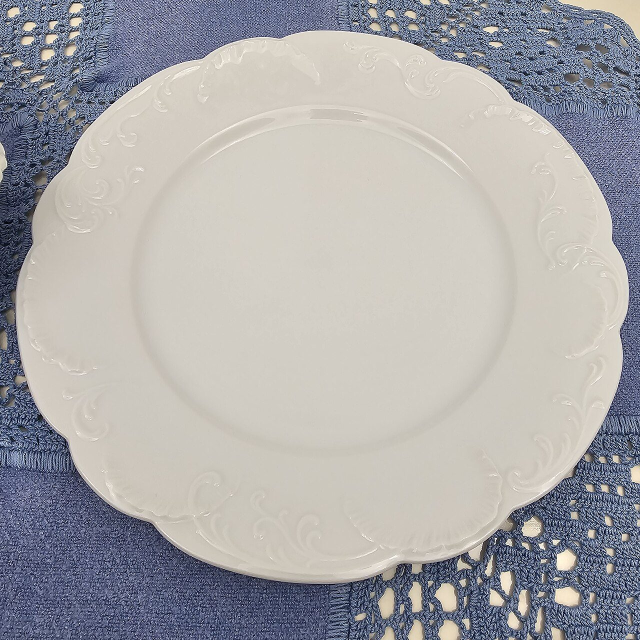
#> input picture data/photos/plate_intact.jpg, 1280 x 1280 px (shown at 1/2 size); its folder holds 3 pictures in this run
$ python make_derived_photos.py
#> lines starting #> are read from the running program, lines starting #| are printed output that depends on the picture
r"""Build the derived test photos from the real Commons photos in data/photos/.

Every file written to data/photos/derived/ is the REAL photo, transformed with Pillow, so a test can say "the buyer sent a
new photo of the same item" or "the buyer re-saved our listing photo" without us owning two real photographs of one
plate. The transform of each file is written to data/photos/derived/DERIVED.md. They are stand-ins, not new evidence.

Run:  .venv/Scripts/python.exe scripts/make_derived_photos.py
"""
from __future__ import annotations

import datetime as dt
from pathlib import Path

from PIL import Image, ImageEnhance, ImageFilter, ImageOps

PH = Path(__file__).resolve().parent.parent / "data" / "photos"
OUT = PH / "derived"


def _exif_bytes(when: str | None):
    if not when:
        return None
    ex = Image.Exif()
    ex[306] = when
    ex.get_ifd(0x8769)[36867] = when  # DateTimeOriginal
    return ex.tobytes()


def make(name, src, *, mirror=False, crop=1.0, rotate=0.0, bright=1.0, color=1.0, blur=0.0, width=800, quality=80, exif=None, note=""):
#> called with name = 'plate_ship.jpg', src = 'plate_intact.jpg', mirror = False, crop = 0.85, rotate = 4, bright = 1.08, color = 1, blur = 0
    im = Image.open(PH / src).convert("RGB")
#> im is the input picture: PIL image 1280x1280 RGB; mean R, G, B 169.8, 168.7, 170
    if mirror:
        im = ImageOps.mirror(im)
    if rotate:
        im = im.rotate(rotate, expand=False, resample=Image.BICUBIC)
    if crop < 1.0:
        w, h = im.size
#> w = 1280; h = 1280
        cw, ch = int(w * crop), int(h * crop)
#> cw = 1088; ch = 1088
        l, t = (w - cw) // 2, (h - ch) // 2
#> l = 96; t = 96
        im = im.crop((l, t, l + cw, t + ch))
#> im: PIL image 1088x1088 RGB
    im = ImageEnhance.Brightness(im).enhance(bright)
    im = ImageEnhance.Color(im).enhance(color)
    if blur:
        im = im.filter(ImageFilter.GaussianBlur(blur))
    if width and im.width > width:
        im = im.resize((width, round(im.height * width / im.width)), Image.LANCZOS)
#> im: PIL image 800x800 RGB
    kw = {"quality": quality}
    eb = _exif_bytes(exif)
    if eb:
        kw["exif"] = eb
    im.save(OUT / name, "JPEG", **kw)
    bits = [f"{k}={v}" for k, v in dict(mirror=mirror, crop=crop, rotate=rotate, bright=bright, color=color, blur=blur, width=width, quality=quality, exif=exif).items() if v not in (False, 0, 0.0, 1.0, None)]
    return f"| derived/{name} | {src} | {', '.join(bits)} | {note} |"


SPECS = [
    # --- held-out set (eval/photo_heldout.py) ---
    dict(name="plate_ship.jpg", src="plate_intact.jpg", rotate=4, crop=0.85, bright=1.08, note="our dispatch photo of the plate, taken at packing"),
    dict(name="plate_buyer_intact.jpg", src="plate_intact.jpg", mirror=True, crop=0.8, color=0.9, bright=0.95, note="buyer's own photo of an intact plate"),
    dict(name="plate_dmg_after.jpg", src="plate_cracked_2.jpg", exif="2026-11-02 10:12:00", note="buyer's damage photo, taken 2 Nov (after delivery)"),
    dict(name="plate_dmg_before.jpg", src="plate_cracked_2.jpg", exif="2026-10-12 08:30:00", note="same damage photo but its EXIF says 12 Oct (before delivery)"),
    dict(name="plate_dmg_reused.jpg", src="plate_cracked_2.jpg", quality=55, width=700, exif="2026-11-02 10:12:00", note="the same damage photo re-saved smaller, sent on a second dispute"),
    dict(name="plate_listing_copy.jpg", src="plate_intact.jpg", quality=60, width=640, note="our own listing photo, re-saved by the buyer"),
    dict(name="plate_dmg_blur.jpg", src="plate_cracked_2.jpg", blur=30, exif="2026-11-02 10:12:00", note="buyer damage photo, heavily blurred (cannot be judged)"),
    dict(name="plate_ship_cracked.jpg", src="plate_cracked_1.jpg", note="a dispatch photo that itself shows a cracked plate"),
    dict(name="mug_red_listing.jpg", src="mug_red.jpg", note="listing photo for the red mug"),
    dict(name="teapot_listing.jpg", src="teapot_intact.jpg", mirror=True, crop=0.9, note="the shop's own (different) listing photo of the teapot"),
    # --- dev set (eval/photo_cases.py) ---
    dict(name="mug_ship.jpg", src="mug_white.jpg", rotate=-3, crop=0.9, bright=1.05, note="our dispatch photo of the white mug"),
    dict(name="mug_buyer_intact.jpg", src="mug_white.jpg", mirror=True, crop=0.85, color=0.92, note="buyer's own photo of an intact white mug"),
    dict(name="mug_listing_copy.jpg", src="mug_white.jpg", quality=55, width=600, note="our own white-mug listing photo, re-saved by the buyer"),
    dict(name="cup_dmg_after.jpg", src="cup_broken.jpg", exif="2026-11-03 18:40:00", note="buyer's broken-cup photo, taken after delivery"),
    dict(name="cup_dmg_before.jpg", src="cup_broken.jpg", exif="2026-10-01 18:40:00", note="same, EXIF says before delivery"),
    dict(name="cup_dmg_blur.jpg", src="cup_broken.jpg", blur=28, note="broken-cup photo, heavily blurred"),
    dict(name="vase_ship.jpg", src="vase_intact_2.jpg", rotate=3, crop=0.9, note="our dispatch photo of vase 2"),
    dict(name="vase_buyer_intact.jpg", src="vase_intact_2.jpg", mirror=True, crop=0.85, bright=0.95, note="buyer's own photo of vase 2, intact"),
    dict(name="vase_dmg_after.jpg", src="vase_broken.jpg", exif="2026-11-02 12:00:00", note="buyer's smashed-vase photo, after delivery"),
    dict(name="plate_dmg2_after.jpg", src="plate_cracked_1.jpg", exif="2026-11-04 09:00:00", note="buyer's second plate damage photo, after delivery"),
    dict(name="mug_blue_ship.jpg", src="mug_blue.jpg", rotate=2, crop=0.9, note="dispatch photo of the blue mug"),
    dict(name="mug_green_listing.jpg", src="mug_green.jpg", note="listing photo of the green mug"),
    dict(name="coffee_buyer.jpg", src="coffee_set.jpg", mirror=True, crop=0.9, note="buyer photo of a coffee set"),
]


def main():
    OUT.mkdir(exist_ok=True)
    rows = [make(**s) for s in SPECS]
#> call 2 of make, with name = 'plate_buyer_intact.jpg', src = 'plate_intact.jpg', mirror = True, crop = 0.8, rotate = 0, bright = 0.95, color = 0.9, blur = 0
#> in make (call 2), `im = ImageOps.mirror(im)`:
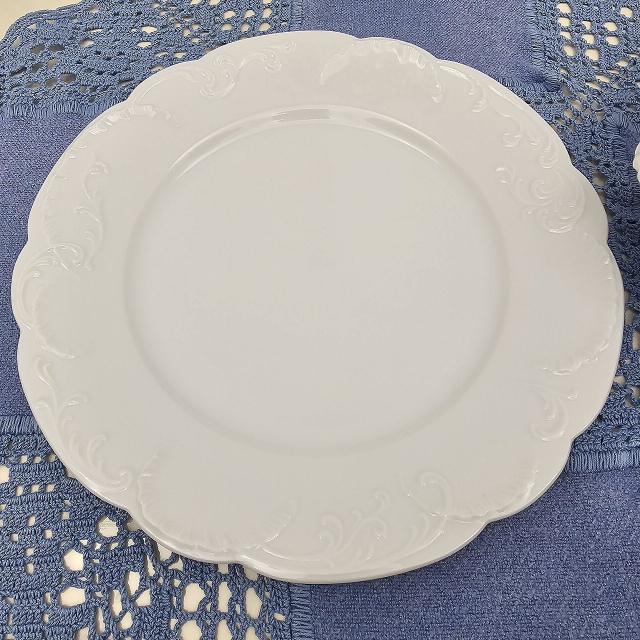
#> im: PIL image 1280x1280 RGB (shown at 1/2 size); mean R, G, B 169.8, 168.7, 170
#> in make (call 2), `im = im.resize((width, round(im.height * width / im.width)), Image.LAN..`:
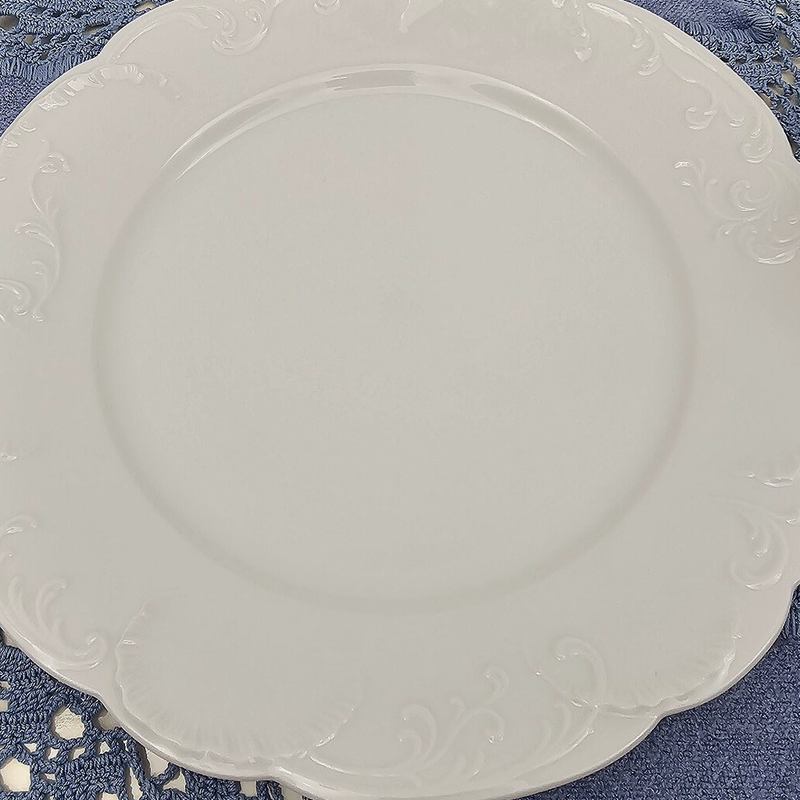
#> im: PIL image 800x800 RGB; mean R, G, B 185.5, 182.5, 176.6
#> call 3 of make, with name = 'plate_dmg_after.jpg', src = 'plate_cracked_2.jpg', mirror = False, crop = 1, rotate = 0, bright = 1, color = 1, blur = 0
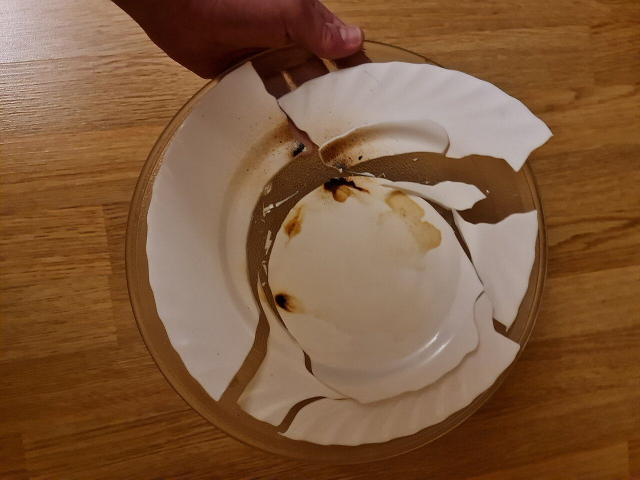
#> input picture data/photos/plate_cracked_2.jpg, 1280 x 960 px (shown at 1/2 size)
#> in make, im is the input picture: PIL image 1280x960 RGB; mean R, G, B 127.1, 90.1, 60
#> in make (call 3), `im = im.resize((width, round(im.height * width / im.width)), Image.LAN..`:
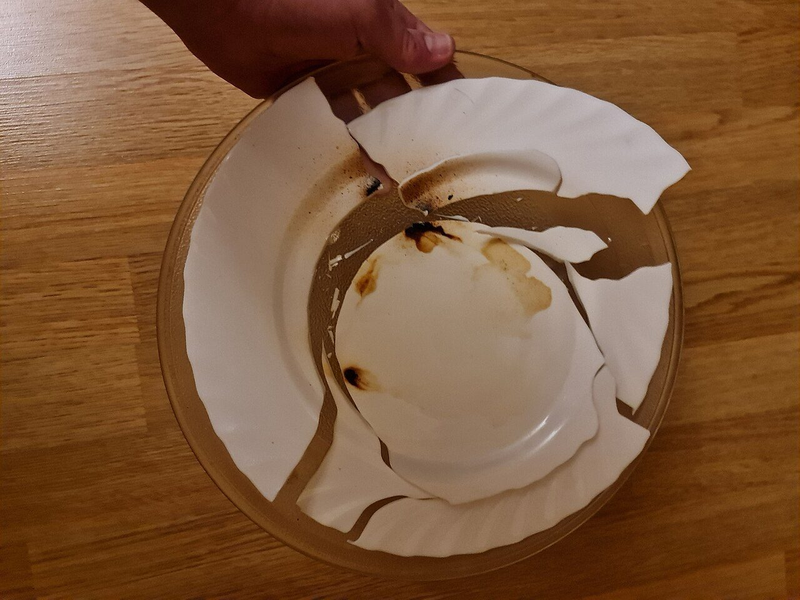
#> im: PIL image 800x600 RGB; mean R, G, B 127.1, 90.1, 60
#> in make (call 6), `im = im.resize((width, round(im.height * width / im.width)), Image.LAN..`:
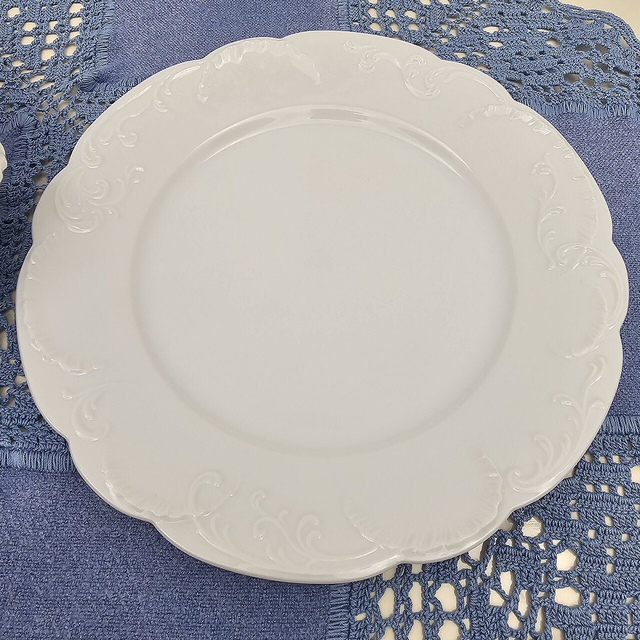
#> im: PIL image 640x640 RGB; mean R, G, B 169.8, 168.7, 170
#> in make (call 7), `im = im.filter(ImageFilter.GaussianBlur(blur))`:
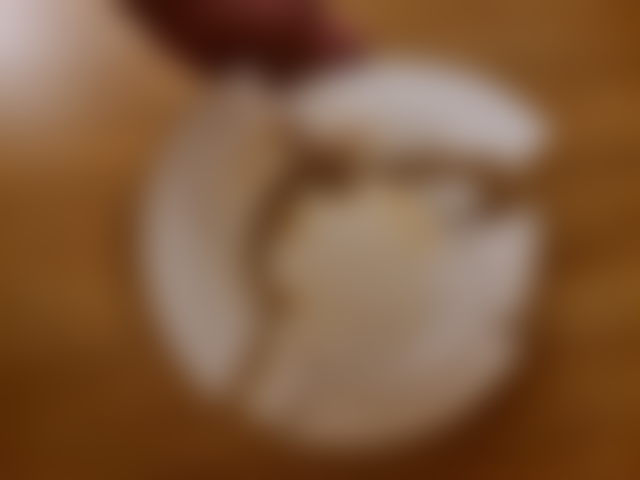
#> im: PIL image 1280x960 RGB (shown at 1/2 size); mean R, G, B 127.1, 90.1, 59.9
#> in make (call 7), `im = im.resize((width, round(im.height * width / im.width)), Image.LAN..`:
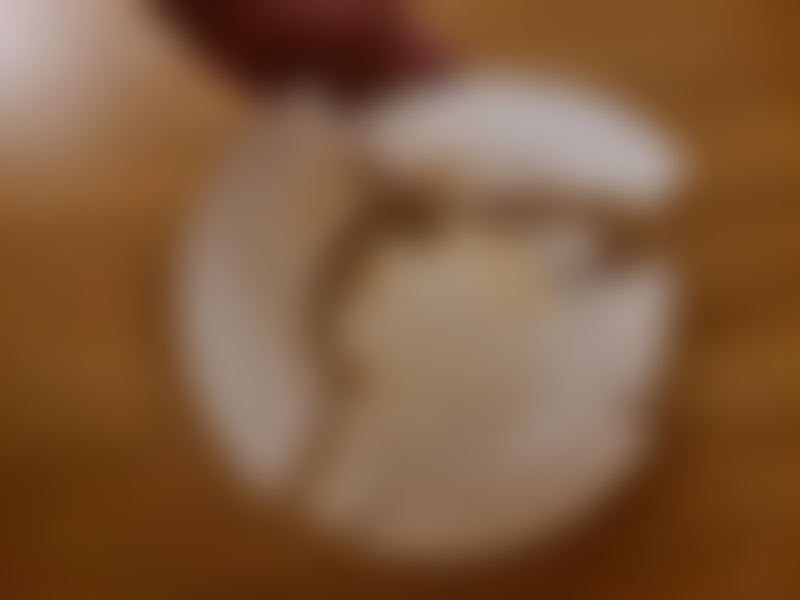
#> im: PIL image 800x600 RGB; mean R, G, B 127.1, 90.1, 59.9
    md = ["# Derived test photos", "",
          "Each file is a REAL openly licensed photo from `data/photos/` (credits in `../CREDITS.md`) transformed with Pillow by "
          "`scripts/make_derived_photos.py`. They stand in for 'a second photo of the same item' and 'the buyer re-saved our photo'. "
          "They are test inputs, not new evidence, and they inherit the licence of their source photo.", "",
          "| file | source | transform | role in the tests |", "|---|---|---|---|", *rows, ""]
    (OUT / "DERIVED.md").write_text("\n".join(md), encoding="utf-8")
    print(len(rows), "derived photos written to", OUT)


if __name__ == "__main__":
#> (the run stopped early here; a loop or call above may not have finished)
